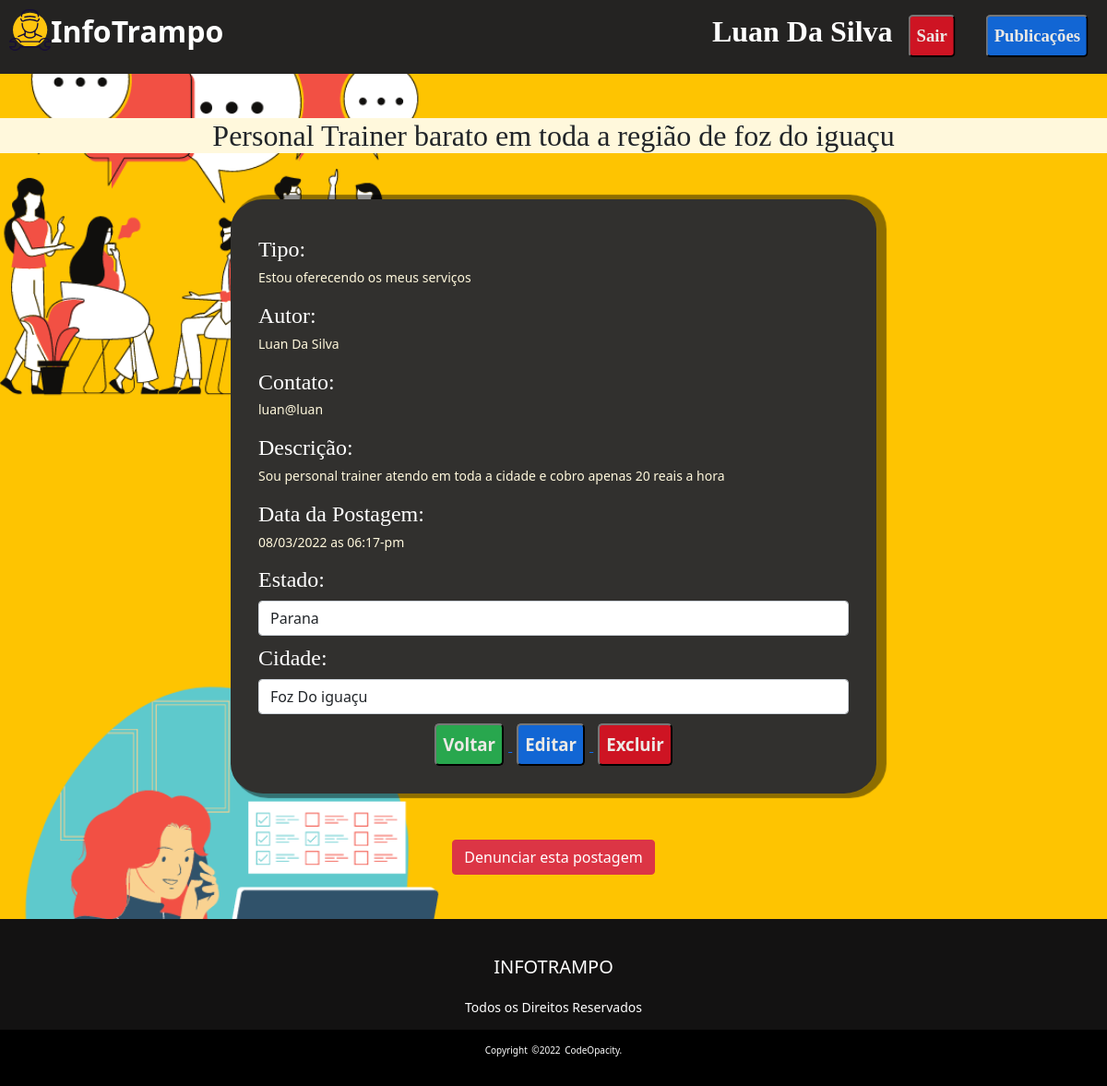
Page /INFOTRAMPO/verPublicacao.php?id=5 (signed in) on the committed database.
### tables this page shows
CREATE TABLE `tb_users` (
  `id` int NOT NULL AUTO_INCREMENT,
  `tipo_user` enum('cliente','administrador') DEFAULT 'cliente',
  `nome` varchar(140) DEFAULT NULL,
  `cpf` varchar(45) DEFAULT NULL,
  `senha` varchar(155) DEFAULT NULL,
  `email` varchar(45) DEFAULT NULL,
  `descricao` longtext,
  `data_nascimento` date DEFAULT NULL,
  PRIMARY KEY (`id`),
  UNIQUE KEY `cpf_UNIQUE` (`cpf`),
  UNIQUE KEY `email_UNIQUE` (`email`)
);

CREATE TABLE `tb_publicacao` (
  `id_publicacao` int NOT NULL AUTO_INCREMENT,
  `tipo_publicacao` enum('Trabalhador','Empregador') NOT NULL,
  `titulo` varchar(255) NOT NULL,
  `descricao` varchar(255) NOT NULL,
  `estado` varchar(255) NOT NULL,
  `cidade` varchar(255) NOT NULL,
  `data_publicacao` datetime DEFAULT CURRENT_TIMESTAMP,
  `id_autor` int DEFAULT NULL,
  PRIMARY KEY (`id_publicacao`),
  KEY `fk_user` (`id_autor`),
  CONSTRAINT `fk_user` FOREIGN KEY (`id_autor`) REFERENCES `tb_users` (`id`)
);

### INFOTRAMPO/app/Sessao/LogSessao.php (called while the page is built, shortened)
<?php
class LogSessao{
    public static function getUserLog(){
        return self::isLogged() ? $_SESSION['usuario'] : null;
    }
    public static function isLogged(){
        return isset($_SESSION['usuario']['id']);
    }
}
?>

### INFOTRAMPO/app/db/dataBase.php (called while the page is built, shortened)
<?php
class dataBase{
        private $connection;
        private function setConnection(){
            try {
               $this->connection = new PDO('mysql:host='.self::HOST.';dbname='.self::NAME,self::USER,self::PASS);
               $this->connection->setAttribute(PDO::ATTR_ERRMODE,PDO::ERRMODE_EXCEPTION);
            } catch (PDOException $e) {
                die('ERROR: '.$e->getMessage());
            }
        }
        public function execute ($query,$params=[]) {
            try {
                $statemente = $this->connection->prepare($query);
                $statemente->execute($params);
                return $statemente;
            } catch (PDOException $e) {
                 die('ERROR: '.$e->getMessage());
             }
        }
        public function selectOne($id){
            $query = 'SELECT * FROM tb_users WHERE '.$id;
            return $this->execute($query);
        }
    public function selectOnePublicacao($id_publicacao)
    {
        $query = 'SELECT * FROM tb_publicacao WHERE ' . $id_publicacao;
        return $this->execute($query);
    }
    }

### INFOTRAMPO/app/Entity/Usuario.php (called while the page is built, shortened)
<?php
class Usuario
{
    public static function getUser($id){
        return (new dataBase('tb_users'))->selectOne('id = '.$id)
                                        ->fetchObject(self::class);
    }
}

### INFOTRAMPO/app/Entity/Publicacao.php (called while the page is built, shortened)
<?php
class Publicacao
{
    public static function getPublicacao($id_publicacao)
    {
        return (new dataBase('tb_publicacao'))->selectOnePublicacao('id_publicacao = ' . $id_publicacao)
            ->fetchObject(self::class);
    }
}

### INFOTRAMPO/includes/postPublicacao.php (the view)
<body background="img/4.png">
    <main>
        <div class="tituloPost">
            <h2 class="mt-5"><?= $publicacao->titulo ?></h2>
        </div>
        <div class="container">
            <div class="cardPost">
                <div class="form-group">
                    <label>
                        <h4> Tipo:</h4>
                        <h3> <?= ($publicacao->tipo_publicacao == 'Empregador' ? 'Estou contratando pessoas' : 'Estou oferecendo os meus serviços') ?></h3>
                    </label>
                </div>
                <div class="form-group">
                    <label>
                        <h4> Autor:</h4>
                        <h3> <?= $autor->nome ?> </h3>
                    </label>
                </div>
                <div class="form-group">
                    <label>
                        <h4> Contato:</h4>
                        <h3> <?= $autor->email ?> </h3>
                    </label>
                </div>
                <div class="form-group">
                    <label for="descricao">
                        <h4> Descrição: </h4>
                        <h3> <?= $publicacao->descricao ?> </h3>
                    </label>
                    <label>
                        <h4> Data da Postagem: </h4>
                        <h3> <?= date('d/m/Y', strtotime($publicacao->data_publicacao)) ?> as <?= date('h:i-a', strtotime($publicacao->data_publicacao)) ?></h3>
                    </label>
                    <div class="form-group">
                        <label for="estado">
                            <h4> Estado: </h4>
                        </label>
                        <select name="estado" id="estado" class="form-control">
                            <option value="<?= $publicacao->estado ?>">
                                <?php echo $publicacao->estado ?>
                            </option>
                        </select>
                    </div>
                    <div class="form-group">
                        <label for="cidade">
                            <h4> Cidade: </h4>
                        </label>
                        <select name="cidade" id="cidade" class="form-control">
                            <option value="<?= $publicacao->cidade ?>">
                                <?php echo $publicacao->cidade ?>
                            </option>
                        </select>
                    </div>
                </div>
                <div class="opcoes">
                    <a href="index.php">
                        <button class="btn-verde"> Voltar </button>
                    </a>
                    <?= $result ?>
                </div>
            </div>
        </div>
        <div class="opcoes">
            <section>
                <form method="post" class="mt-1">
                    <button method="post" type="submit" name="denunciar" class="btn btn-danger mb-5"> Denunciar esta postagem </button>
                </form>
            </section>
        </div>
    </main>

### INFOTRAMPO/includes/header.php (shortened to what this page needs)
<?php
    $userLog = LogSessao::getUserLog();
    $userL = $userLog ?'<a href="perfil.php">'.
            $userLog['nome'].
        '</a> <a href="deslogar.php" class="ml-2">
            <button class="btn-vermelho">Sair</button>
        </a>
        <a href="publicacoes.php" style="margin-left: 10px;">
                    <button class="btn-azul">Publicações</button>
        </a>'
         :
            'Visitante
        <a href="cadastrar.php">
            <button class="btn-verde" style="margin-left: 10px;">Cadastrar</button>
        </a>
        <a href="logar.php">
            <button class="btn-azul" style="margin-left: 10px;">Login</button>
        </a>'
        ;
?>
<!doctype html>
<html lang="en">
  <head>
    <link rel="stylesheet" href="includes/css/styles.css">
    <link rel="stylesheet" href="https://stackpath.bootstrapcdn.com/font-awesome/4.7.0/css/font-awesome.min.css">
    <link href="https://cdn.jsdelivr.net/npm/bootstrap@5.1.3/dist/css/bootstrap.min.css" rel="stylesheet">
    <div class="nav-logo" >
        <a href="index.php">InfoTrampo</a>
        <div class="info-user">
                 <?=$userL?>
        </div>
    </div>
     </head>

### INFOTRAMPO/includes/css/styles.css (style rules this page uses)
body, h1, h2, h3, p, ul, li, a { margin: 0px; padding: 0px; }
body { font-family: 'Poppins Semi Bold', sans-serif ; }
a { text-decoration: none; }
* { box-sizing: border-box; }
body { background-repeat: no-repeat; background-size: cover; background-attachment: fixed; background-color: yellow; }
.btn-verde { background-color: rgb(40, 167, 78); border-color: #222222; color: rgb(236, 233, 229); font-weight: bold; font-size: 14pt; border-radius: 5px; cursor: pointer; outline: none; margin-right: 5px; margin-left: 5px; text-align: center; }
.btn-vermelho { background-color: rgb(206, 20, 35); border-color: #222222; color: rgb(236, 233, 229); font-weight: bold; font-size: 14pt; border-radius: 5px; cursor: pointer; outline: none; margin-right: 5px; margin-left: 5px; }
.btn-azul { background-color: rgb(18, 102, 212); border-color: #222222; color: rgb(236, 233, 229); font-weight: bold; font-size: 14pt; border-radius: 5px; cursor: pointer; outline: none; margin-right: 5px; margin-left: 5px; }
.opcoes { margin-top: 10px; text-align: center; }
.info-user { color: yellow; font-family: Georgia, 'Times New Roman', Times, serif; font-weight: normal; font-size: 28px; position:sticky; left:1000px; }
.nav-logo { font-size: 2em; font-weight: bold; display: flex; padding: 10px; background-color: rgb(36, 35, 34); height: 80px; width: 100%; }
.nav-logo a { text-decoration: none; color: white; font-size: 2rem; font-weight: bold; margin-right: 5px; }
.container { display: flex; justify-content: center; width: 100%; margin-top: 50px; margin-bottom: 50px; }
.cardPost { background-color:rgb(49, 48, 46); padding: 30px; border-radius: 5%; box-shadow: 6px 0px 1px 5px #00000070; width: 700px; margin-bottom: 0px; color:cornsilk; }
.cardPost h4 { font-size: 24px; font-family: Georgia, 'Times New Roman', Times, serif; margin-top: 10px; color: white; }
.cardPost h3 { font-size: 14px; font-weight: normal; }
.tituloPost { margin-top: 10px; font-size: 30px; font-family: Georgia, 'Times New Roman', Times, serif; text-align: center; background-color: cornsilk; }
button { background-color: transparent; border-color: #222222; color: black; padding: 7px; font-weight: bold; font-size: 12pt; margin-top: 20px; border-radius: 5px; cursor: pointer; outline: none; }

### rows in the picture
tb_users: nome "Luan Da Silva", email "luan@luan"
tb_publicacao: titulo "Personal Trainer barato em toda a região de foz do iguaçu", descricao "Sou personal trainer atendo em toda a cidade e cobro apenas 20 reais a hora", data_publicacao "08/03/2022", data_publicacao "06:17-pm", estado "Parana", cidade "Foz Do iguaçu"
